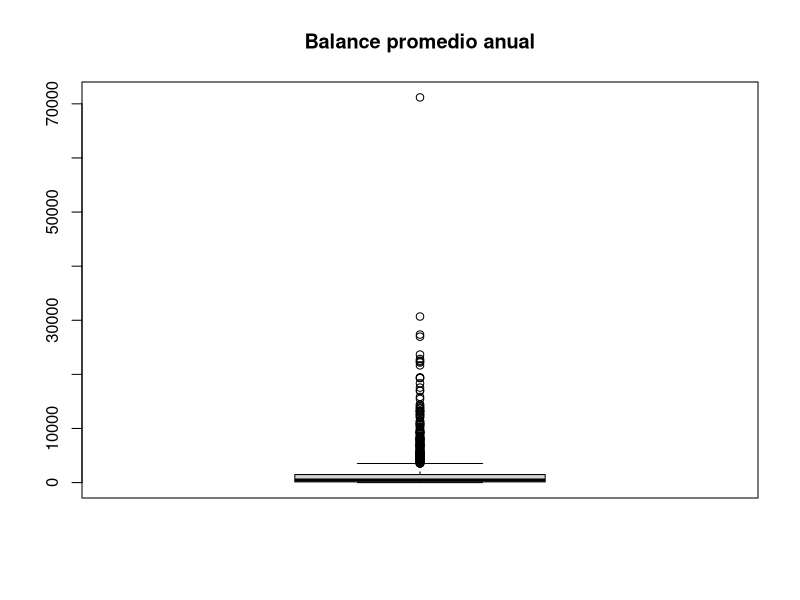
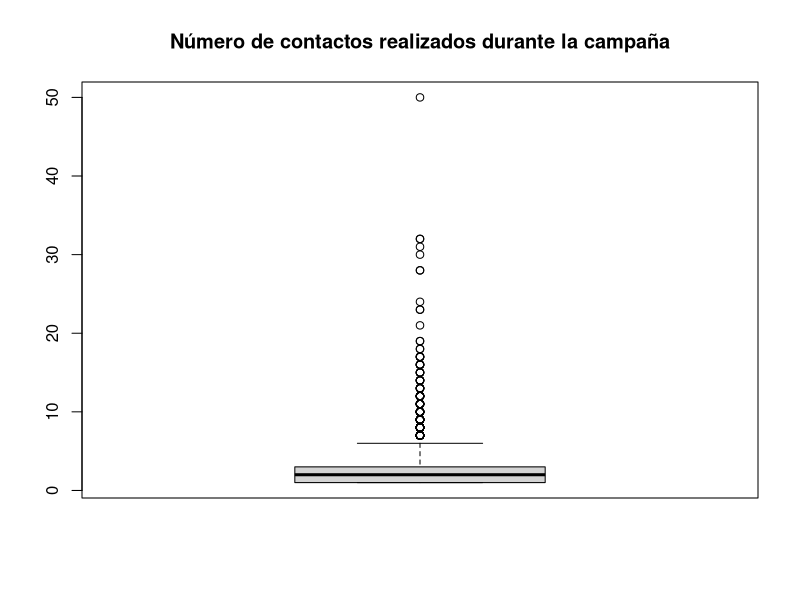
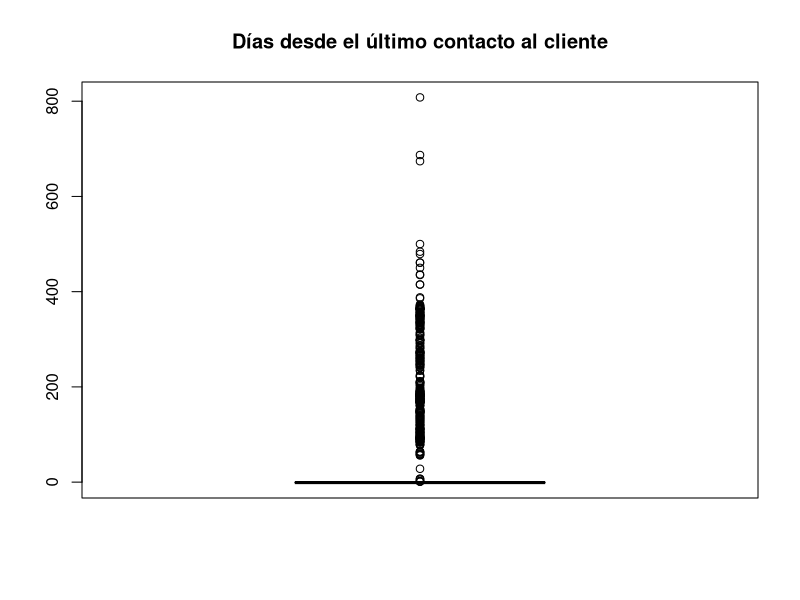
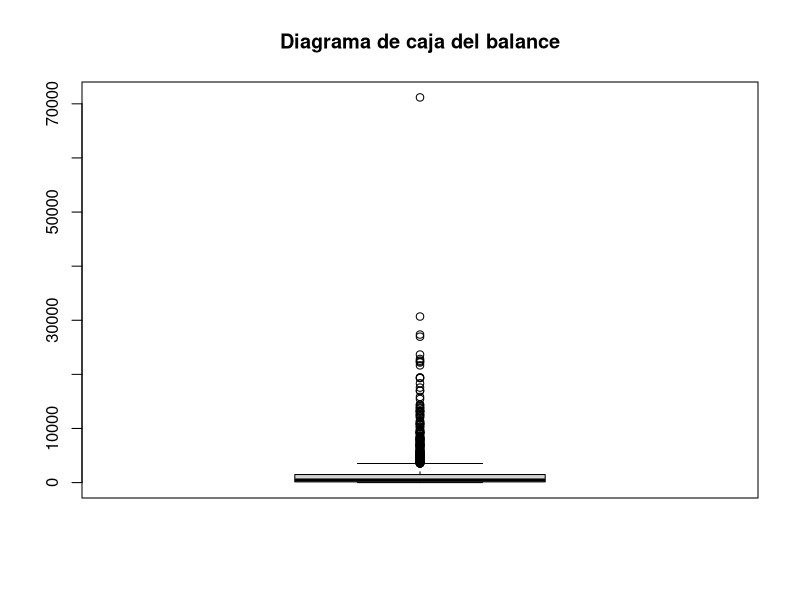
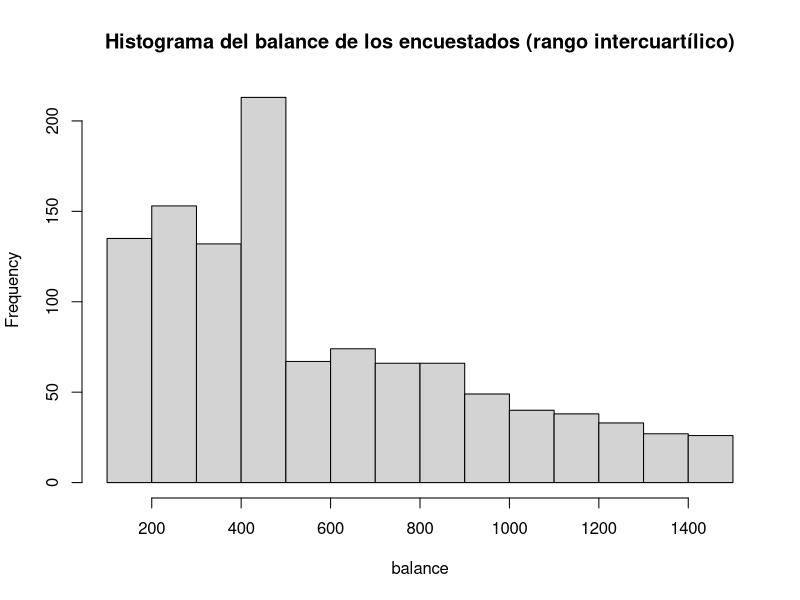
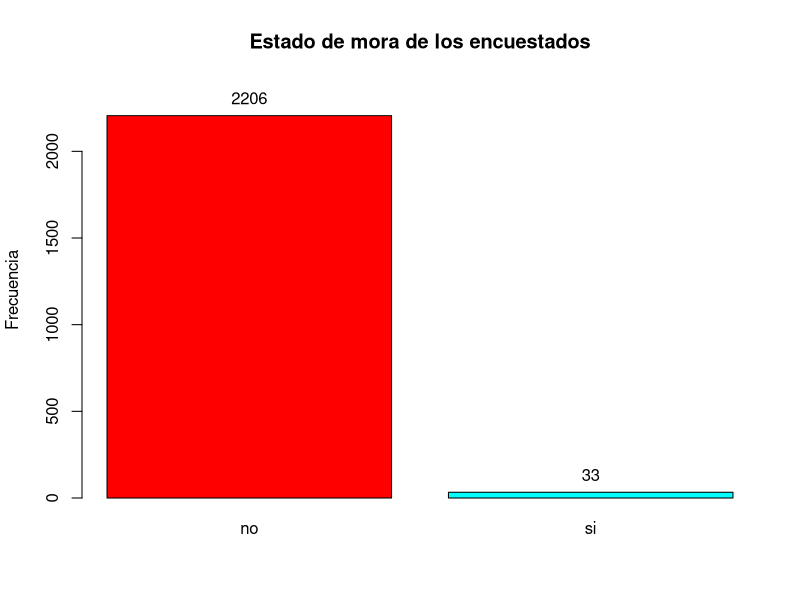
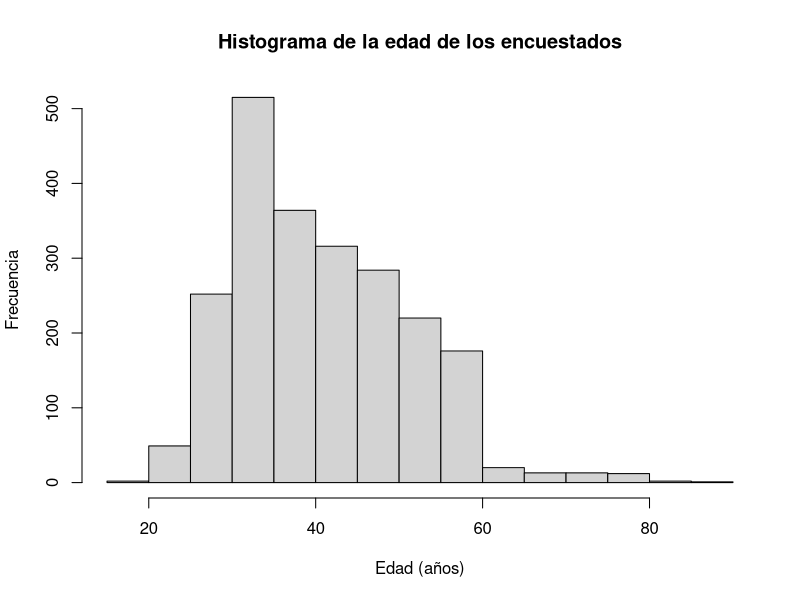
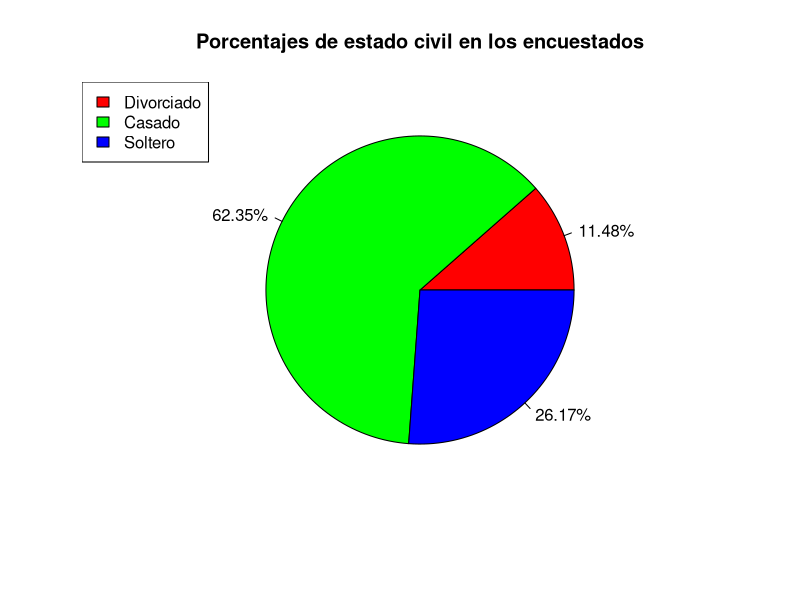

These figures' R source, in order:
## ---- chunk 1
cv <- function(x) sd(x, na.rm = TRUE) / mean(x, na.rm = TRUE)
is.discrete <- function(x) all(x == as.integer(x), na.rm = TRUE)
ran <- function(x) max(x) - min(x)
## ---- chunk 2
#| output: false

if (!require("tidyverse")) install.packages("tidyverse")
if (!require("modeest")) install.packages("modeest")
if (!require("knitr")) install.packages("knitr")
if (!require("ggplot2")) install.packages("ggplot2")

library("tidyverse") # `dplyr` viene con tidyverse
library("modeest")
library("knitr")
## ---- chunk 3
df <- read_csv("AdquisicionAhorro.csv")
kable(df[1:12, ])
## ---- chunk 4
if ("Adq_Ahorro" %in% colnames(df))
  df <- df %>% rename(adq_ahorro = Adq_Ahorro)
## ---- chunk 5
df <- df %>% select(edad, estciv, educacion, mora, balance, campana, pdias, adq_ahorro)
## ---- chunk 6
df$balance <- as.numeric(df$balance)
## ---- chunk 7
typeof(df$balance)
## ---- chunk 8
colSums(is.na(df))
## ---- chunk 9
# Esta función calcula la moda de una lista de datos `x`
# y la imputa en sus valores faltantes.
input_mode <- function(x) replace_na(x, mfv(x))

df$estciv <- replace_na(df$estciv, mfv(df$estciv))
df$educacion <- replace(df$educacion, is.na(df$educacion) | df$educacion == "desconocido", mfv(df$educacion))
df$mora <- replace_na(df$mora, mfv(df$mora))
## ---- chunk 10
# Esta función calcula el coeficiente de variación de `x`
# ignorando los NAs
cvs <- apply(df %>% select(edad, balance, campana), 2, cv)
cvs
## ---- chunk 11
for (colname in names(cvs)) {
  x <- df[[colname]]

  x_mean = mean(x, na.rm = TRUE)
  x_median = median(x, na.rm = TRUE)

  # Si CV < 0.3, usar la media; sino, la mediana
  replace_value <- ifelse(cvs[[colname]] < 0.3, x_mean,  x_median)

  if (is.discrete(x))
    replace_value <- round(replace_value)

  df[[colname]] <- replace_na(x, replace_value)
}
## ---- chunk 12
df <- df %>% filter(!is.na(df$pdias))
## ---- chunk 13
summary(df %>% select(edad, balance, campana, pdias))
## ---- chunk 14
boxplot(df$balance, main = "Balance promedio anual")
## ---- chunk 15
boxplot(df$campana, main = "Número de contactos realizados durante la campaña")
## ---- chunk 16
summary(df$pdias[df$pdias != -1])
## ---- chunk 17
boxplot(df$pdias, main = "Días desde el último contacto al cliente")
## ---- chunk 18
apply(df %>% select(estciv, educacion, mora, adq_ahorro), 2, unique)
## ---- chunk 19
summary(df)
kable(df[1:12, ])
## ---- chunk 20
colSums(is.na(df))
## ---- chunk 21
# Esta función imprime información relevante sobre una columna
full_summary <- function(x) {
  print(summary(x))

  if (class(x) == "numeric") {
    cat("Rango:", round(ran(x), 2), "\n")
    cat("IQR:", round(IQR(x), 2), "\n")
    cat("SD:", round(sd(x), 2), "\n")
    cat("CV:", round(cv(x), 2), "\n")
    cat("Moda:", round(mfv(x), 2), "\n")
  } else {
    freqs <- table(x)
    rel_freqs <- prop.table(freqs)
    full_table <- rbind(absolute = freqs, relative = round(rel_freqs, 2))

    cat("\n")
    cat("Frecuencias:\n")
    print(full_table)
    cat("\n")
    cat("Moda:", mfv(x), "\n")
  }
}
## ---- chunk 22
boxplot(df$balance, main = "Diagrama de caja del balance")
## ---- chunk 23
filter_outliers <- function(x, factor = 1.5) {
  iqr = IQR(x)
  lower_bound = quantile(x, 0.25) - factor * iqr
  upper_bound = quantile(x, 0.75) + factor * iqr
  x[x >= lower_bound & x < upper_bound]
}

hist(
  filter_outliers(df$balance, 0),
  main = "Histograma del balance de los encuestados (rango intercuartílico)",
  xlab = "balance"
)
## ---- chunk 24
full_summary(df$balance)
## ---- chunk 25
mora_table <- table(df$mora)
bars <- barplot(
  mora_table,
  col = rainbow(2),
  main = "Estado de mora de los encuestados",
  ylim = c(0, 2400),
  ylab = "Frecuencia"
)
text(bars, mora_table + 100, labels = mora_table)
## ---- chunk 26
full_summary(df$mora)
## ---- chunk 27
hist(
  df$edad,
  main = "Histograma de la edad de los encuestados",
  xlab = "Edad (años)",
  ylab = "Frecuencia"
)
## ---- chunk 28
full_summary(df$edad)
## ---- chunk 29
estciv_table <- table(df$estciv)
labels <- paste0(round(100 * estciv_table / sum(estciv_table), 2), "%")

colors = rainbow(length(estciv_table))
pie(estciv_table, labels = labels, col = colors, main = "Porcentajes de estado civil en los encuestados")
legend("topleft", legend = c("Divorciado", "Casado", "Soltero"), fill = colors)
## ---- chunk 30
full_summary(df$estciv)
## ---- chunk 31
boxplot(df$campana)
## ---- chunk 32
# Usaremos esta función para filtrar datos fuera de un cierto rango
filter_outliers <- function(x, factor = 1.5) {
  iqr = IQR(x)
  lower_bound = quantile(x, 0.25) - factor * iqr
  upper_bound = quantile(x, 0.75) + factor * iqr
  iqr_balances = x[x >= lower_bound & x < upper_bound]
}
## ---- chunk 33
campana_2_table <- table(filter_outliers(df$campana))

barplot(
  campana_2_table,
  main = "Gráfico de barras de campaña (sin atípicos)",
  xlab = "Número de contactos (campaña)",
  ylab = "Frecuencia"
)
## ---- chunk 34
full_summary(df$campana)
## ---- chunk 35
colors <- rainbow(2)
pdias_table <- table(df$pdias != -1)
labels <- paste0(round(100 * pdias_table / sum(pdias_table), 2), "%")

pie(
  pdias_table,
  main = "Clientes que fueron contactados desde alguna campaña",
  labels = labels,
  col = colors
)
legend("topleft", legend = c("Contacto no realizado", "Contacto realizado"), fill = colors)
## ---- chunk 36
pdias_nn <- df$pdias[df$pdias != -1]
hist(
  pdias_nn,
  breaks = 25,
  main = "Histograma de pdias (datos no nulos)",
  xlab = "Cantidad de días desde el último contacto",
  ylab = "Frecuencia"
)
## ---- chunk 37
mfv(df$pdias)
## ---- chunk 38
full_summary(pdias_nn)
## ---- chunk 39
boxplot(
  df$balance ~ df$adq_ahorro,
  ylim=c(0,4000),
  xlab="Adquisición de la cuenta de ahorro (0 = no, 1 = sí)",
  ylab="Balance",
  main="Diagrama de caja del balance",
  col = rainbow(length(unique(df$adq_ahorro)))
)
## ---- chunk 40
df %>% 
  group_by(adq_ahorro) %>%
  summarise(
    media = mean(balance),
    q1 = quantile(balance, 0.25, type = 3),
    mediana = median(balance),
    q3 = quantile(balance, 0.75, type = 3),
    moda = mfv(balance),
    cv = cv(balance),
    max = max(balance),
    min = min(balance),
    rango = ran(balance),
    sd = sd(balance),
  )
## ---- chunk 41
tabla_doble_entrada <- prop.table(table(df$adq_ahorro, df$mora), margin=2)
round(100 * tabla_doble_entrada, 2)
## ---- chunk 42
tabladf <- as.data.frame.matrix(tabla_doble_entrada)

data_long <- pivot_longer(tabladf, cols = c(si,no), names_to = "Mora", values_to = "Porcentaje")
data_long$Group <- rep(c("0", "1"), each = 2)


ggplot(data_long, aes(x = Mora, y = Porcentaje, fill = Group)) +
  geom_bar(stat = "identity") +
  geom_text(aes(label = sprintf("%.2f%%", Porcentaje * 100)), 
            position = position_stack(vjust = 0.5), size = 4) +
  scale_fill_manual(values = c("skyblue", "lightcoral")) +
  labs(x = "Mora", y = "Porcentaje", fill = "Adquisición (0 = no, 1 = sí)") +
  scale_y_continuous(labels = scales::percent)
## ---- chunk 43
boxplot(
  df$edad ~ df$adq_ahorro,
  main = "Diagrama de caja de la edad de los encuestados",
  xlab = "Adquisición de la cuenta de ahorro (0 = no, 1 = sí)", ylab = "Edad (años)",
  col = rainbow(length(unique(df$adq_ahorro)))
)
## ---- chunk 44
df %>% 
  group_by(adq_ahorro) %>%
  summarise(
    media = mean(edad),
    mediana = median(edad),
    moda = mfv(edad),
    cv = cv(edad),
    max = max(edad),
    min = min(edad),
    rango = ran(edad),
    sd = sd(edad),
  )
## ---- chunk 45
data <- table(df$adq_ahorro, df$estciv)
mosaicplot(data, main = "Diagrama de mosaico", color = TRUE)
## ---- chunk 46
boxplot(
  df$edad ~ df$estciv,
  main = "Diagrama de caja de edades por estado civil",
  col = rainbow(length(unique(df$estciv))),
  xlab = "Estado civil",
  ylab = "Edad (años)"
)
## ---- chunk 47
# Crear tabla de datos
data <- table(df$educacion, df$adq_ahorro)

# Gráfico de mosaico
mosaicplot(data,
           main = "Relación entre Nivel Educativo y Decisión de Ahorro",
           xlab = "Nivel Educativo",
           ylab = "Decisión de Ahorro (0 = No, 1 = Sí)",
           color = c("tomato", "steelblue"))
## ---- chunk 48
ggplot(df, aes(x = factor(adq_ahorro), y = campana, fill = factor(adq_ahorro))) +
  geom_boxplot(alpha = 0.9) +
  labs(
    title = "Boxplots de campana por adquisición de cuenta de ahorro",
    x = "Adquirió cuenta (1 = Sí, 0 = No)",
    y = "Número de contactos (campana)",
    fill = "Adquirió cuenta"
  ) +
  theme_light()
## ---- chunk 49
resumen_campana <- df %>% 
  group_by(adq_ahorro) %>%
  summarise(
    media = mean(campana),
    mediana = median(campana),
    moda = mfv(campana),
    cv = cv(campana),
    max = max(campana),
    min = min(campana),
    rango = ran(campana),
    sd = sd(campana),
  )

kable(resumen_campana)
## ---- chunk 50
sum(df$pdias == -1)
## ---- chunk 51
df_aux <- df[df$pdias != -1, ]
##convertir esto a un histograma doble
boxplot(
        df_aux$pdias ~ df_aux$adq_ahorro,
        names = c("No", "Si"),
        col = c("blue", "green"), 
        main = "Si fueron contactados", 
        ylab = "Cantidad de personas", 
        xlab = "Adquirieron")
## ---- chunk 52
df %>% 
  filter(pdias != -1) %>% 
  group_by(adq_ahorro) %>%
  summarise(
    media = mean(pdias),
    q1 = quantile(pdias, 0.25, type = 3),
    mediana = median(pdias),
    q3 = quantile(pdias, 0.75, type = 3),
    moda = mfv(pdias),
    cv = cv(pdias),
    max = max(pdias),
    min = min(pdias),
    rango = ran(pdias),
    sd = sd(pdias),
  )
## ---- chunk 53
df_aux_2 <- df[df$pdias == -1, ]
pdias_table <- table(df_aux_2$adq_ahorro)

colors <- rainbow(2)
pdias_table <- table(df$pdias != -1)
labels <- paste0(round(100 * pdias_table / sum(pdias_table), 2), "%")

pie(
  pdias_table,
  main = "Adquisición en los clientes no contactados previamente",
  labels = labels,
  col = colors
)
legend("topleft", legend = c("Sí adquirió", "No adquirió"), fill = colors)
